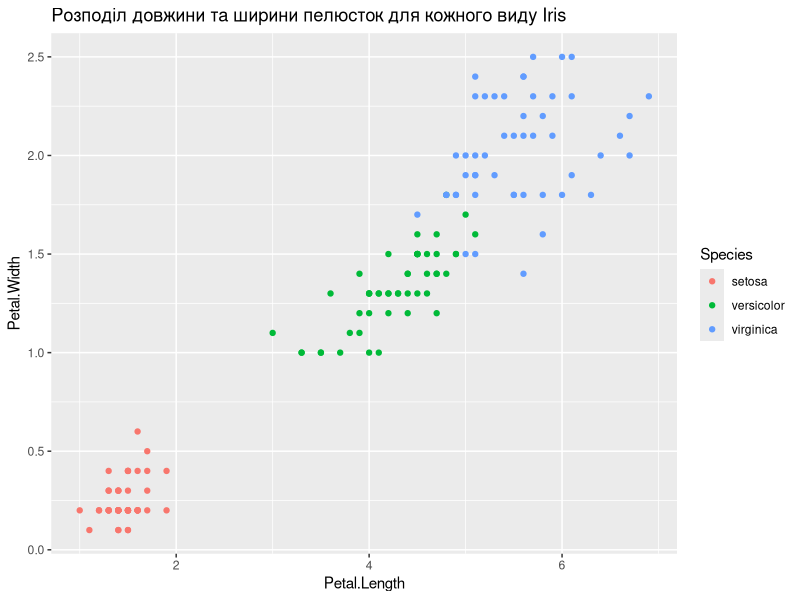
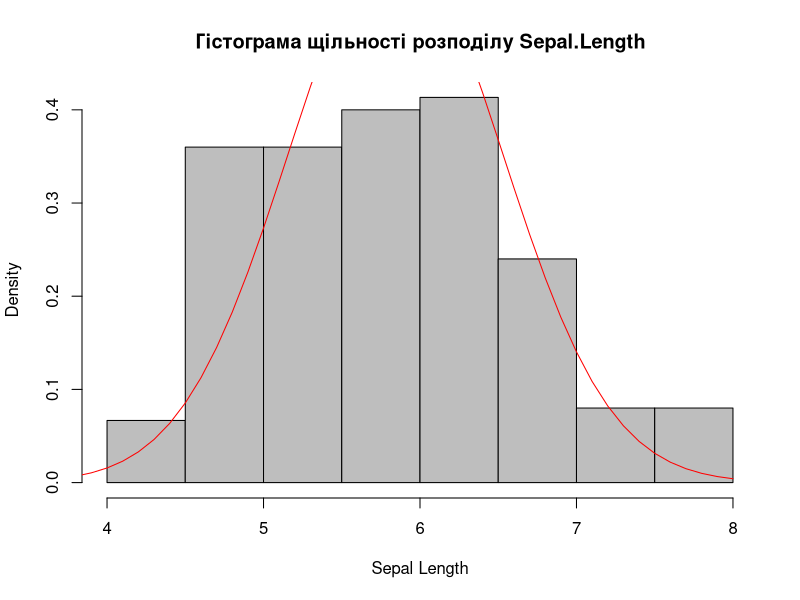
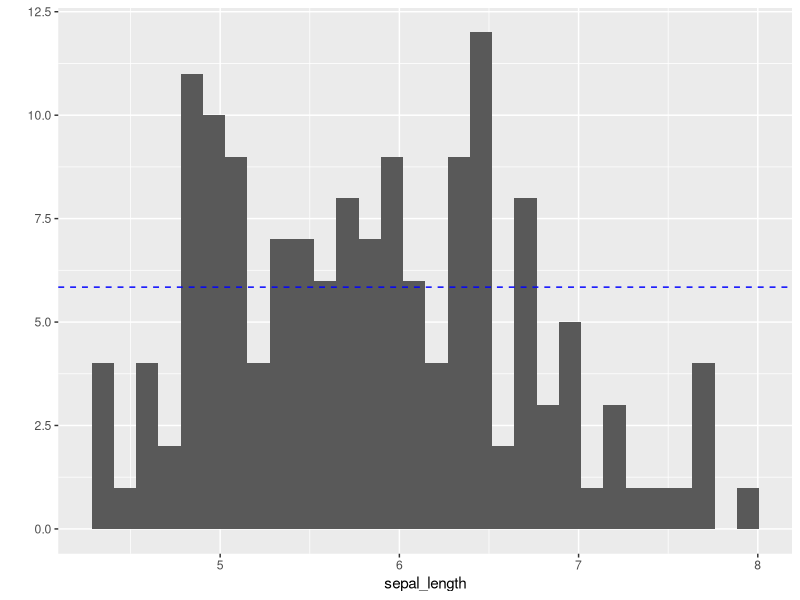
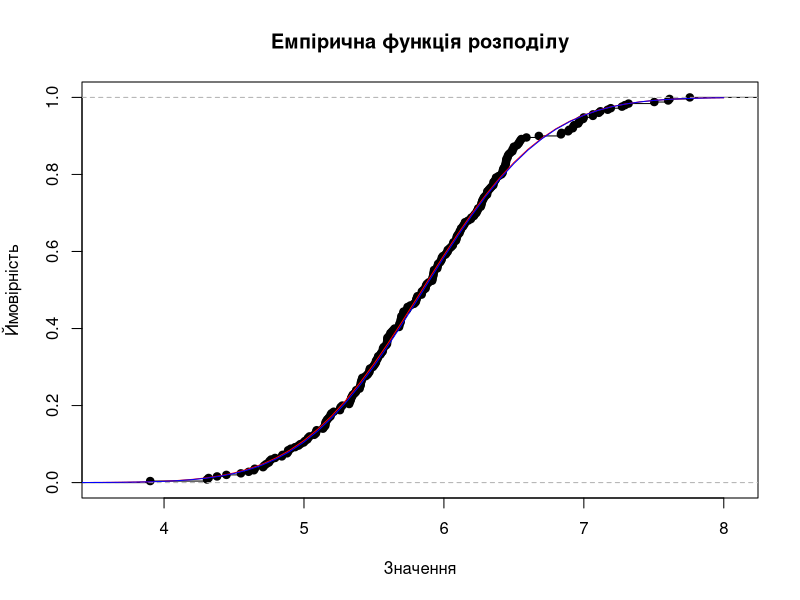
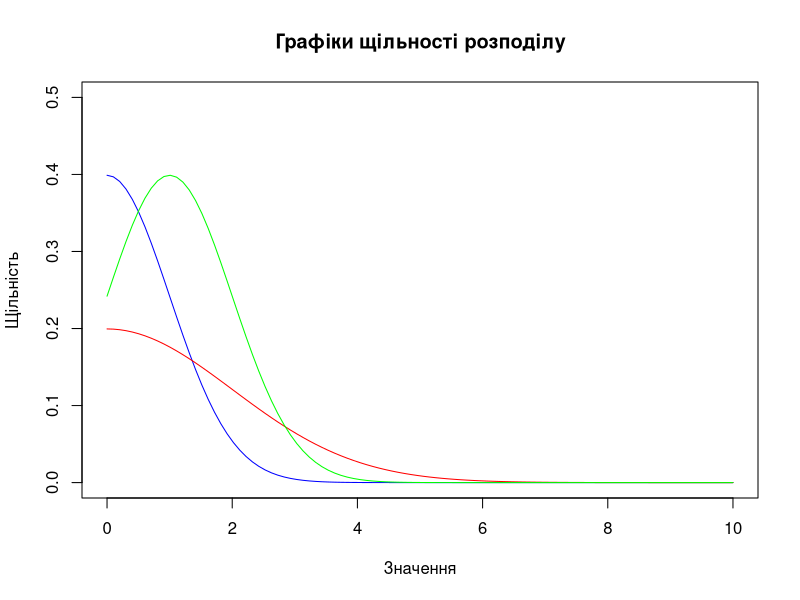

These charts were generated, in order, by the following R code:
install.packages(c("psych", "dplyr", "ggplot2"))
library("psych")
library("ggplot2")
library("dplyr")

#--------------------------1--------------------------------------
d<-iris
describe(d)

summary(d)
head(d)

ggplot(iris, aes(x=Petal.Length, y=Petal.Width, color=Species)) +
  geom_point() +
  labs(title="Розподіл довжини та ширини пелюсток для кожного виду Iris")


#--------------------------2--------------------------------------
sepal_length <- iris$Sepal.Length

# Обчислення основних вибіркових характеристик
mean_value <- mean(sepal_length)
variance_value <- var(sepal_length) 
mode_value <- as.numeric(names(sort(table(sepal_length), decreasing=TRUE)[1]))
median_value <- median(sepal_length)
sd_value <- sd(sepal_length)

# Print results
cat("Середнє:", mean_value, "\n")
cat("Дисперсія:", variance_value, "\n")
cat("Мода:", mode_value, "\n")
cat("Медіана:", median_value, "\n")
cat("Стандартне відхилення:", sd_value, "\n")


#--------------------------3--------------------------------------

# Гістограма щільності розподілу
x <- seq(3,8,by=0.1)

hist(sepal_length, probability=TRUE, main="Гістограма щільності розподілу Sepal.Length", 
     xlab="Sepal Length", col="grey", border="black")
lines(x, dnorm(x, mean_value, variance_value), type='l', col='red')

# Гістограма частот
p <- qplot(sepal_length)
p + geom_hline(yintercept = mean_value, linetype = "dashed", color = "blue")


#--------------------------4--------------------------------------
# Створення вектора
vector_result <- ifelse(sepal_length > mean_value, 1, 
                        ifelse(sepal_length < mean_value, -1, 0))

# Виведення вектора
print(vector_result)


#--------------------------5--------------------------------------
# Генерація вибірки з нормального розподілу
d3 <- rnorm(250, mean(sepal_length), var(sepal_length))

# Побудова графіка емпіричної функції розподілу
plot(ecdf(d3), main="Емпірична функція розподілу", 
     xlab="Значення", ylab="Ймовірність", col="black")

# Графік функції розподілу
x<-seq(3,8,by=0.1)
lines(x, pnorm(x,mean(sepal_length),var(sepal_length)), type='l', col='red')


#--------------------------6--------------------------------------
d3_mean <- mean(d3)
d3_sd <- sd(d3)

lines(x, pnorm(x, d3_mean, d3_sd), type='l', col='blue')


#--------------------------7--------------------------------------
# Графік щільності розподілу
x <- seq(0, 10, length=100)

# Щільність для N(0, 1) нормамального розподілу
plot(x, dnorm(x, mean=0, sd=1), type="l", col="blue", ylim=c(0, 0.5), 
     ylab="Щільність", xlab="Значення", main="Графіки щільності розподілу")

# Щільність для N(0, 2)
lines(x, dnorm(x, mean=0, sd=2), col="red")

# Щільність для N(1, 1)
lines(x, dnorm(x, mean=1, sd=1), col="green")


#--------------------------8--------------------------------------
set.seed(123)
Nrow <- 1:20
Name <- paste("Employee", Nrow)
BirthYear <- sample(1970:1990, 20, replace=TRUE)
EmployYear <- sapply(BirthYear, function(x) sample((x+18):2019, 1))
Salary <- (log(2020 - EmployYear) + 1) * 10000

# Створення data frame
employees <- data.frame(Nrow, Name, BirthYear, EmployYear, Salary)

# Підрахунок кількості співробітників з зарплатою понад 20000
num_high_salary <- sum(employees$Salary > 20000)

# Додавання поля для податку на прибуток
employees$Tax <- (2020 - employees$EmployYear) * 0.13 * employees$Salary

# Виведення результатів
print(employees)
cat("Кількість співробітників із зарплатою понад 20000:", num_high_salary, "\n")
